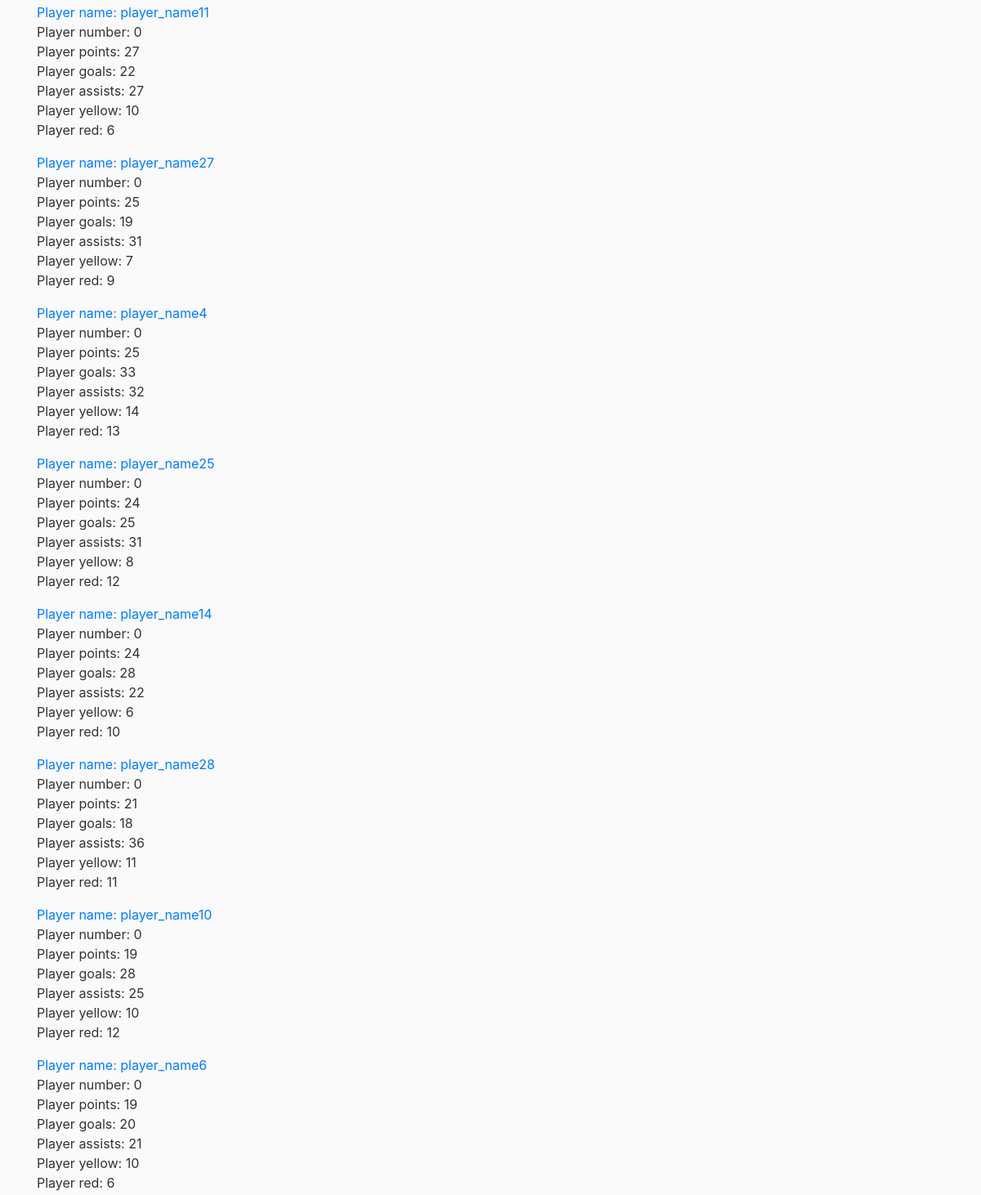
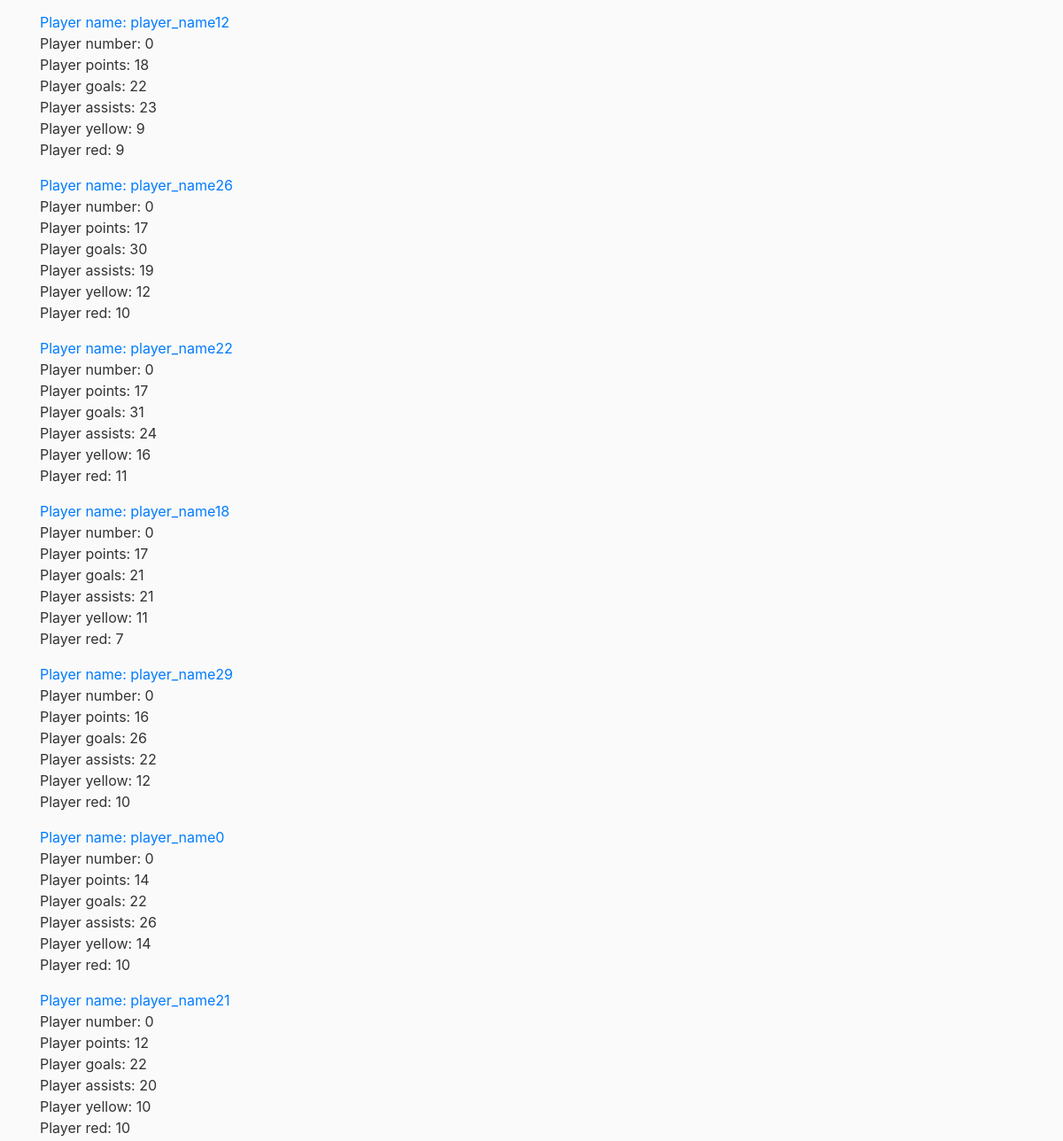
/bestplayers (middle part), run on an earlier commit of the app's database (2 pictures, top to bottom).
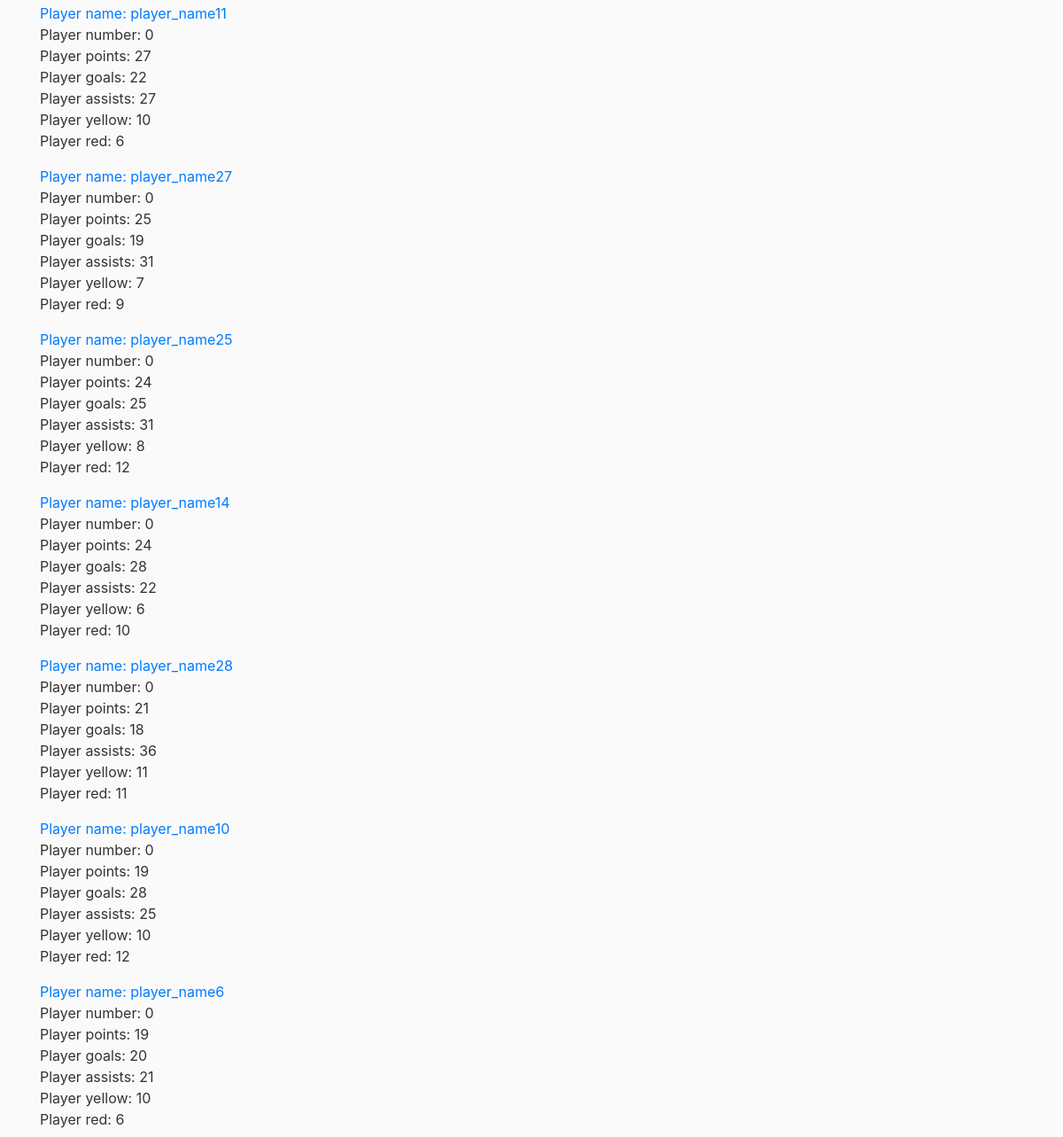
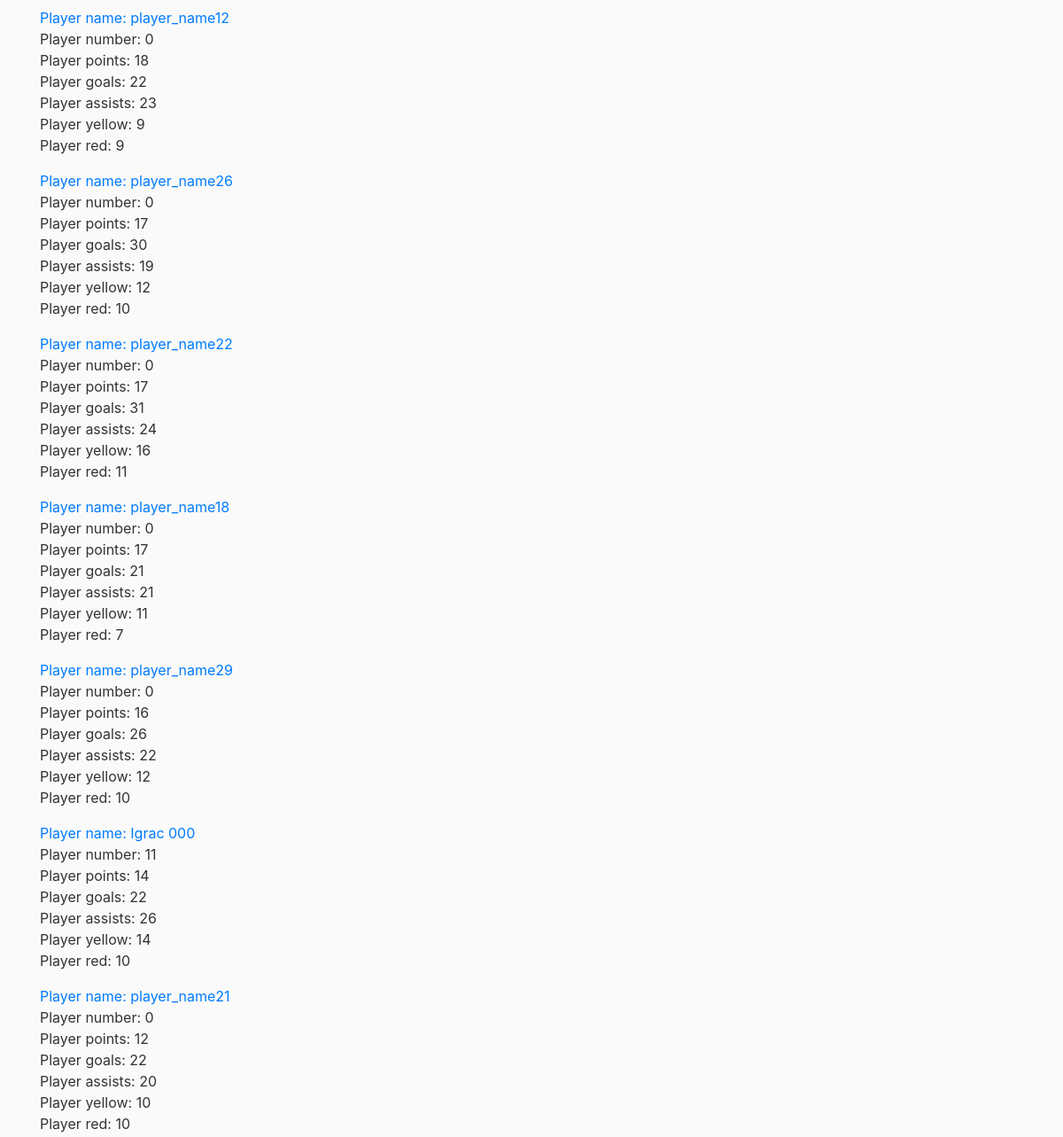
And on a later commit of the database (2 pictures, top to bottom).
### fuca/models.py (models this page shows, shortened)
class Player(db.Model):
    __tablename__ = 'player'
    id          = db.Column(db.Integer,     primary_key=True)
    name        = db.Column(db.String(100), nullable=False)
    birthdate   = db.Column(db.DateTime,    nullable=False)
    number      = db.Column(db.Integer,     nullable=False)
    image       = db.Column(db.String(20),  nullable=False, default='default.jpg')
    email       = db.Column(db.String(120), unique=True,    nullable=False)
    password    = db.Column(db.String(60),  nullable=False)
    team_id     = db.Column(db.Integer, db.ForeignKey('team.id'), nullable=False)
    statistics  = db.relationship('Statistics', backref='player', lazy=True)
    def goals(self):
        goals = 0
        for stat in self.statistics:
            goals += stat.goals
        return goals
    def assists(self):
        assists = 0
        for stat in self.statistics:
            assists += stat.assists
        return assists
    def red(self):
        red = 0
        for stat in self.statistics:
            red += stat.red
        return red
    def yellow(self):
        yellow = 0
        for stat in self.statistics:
            yellow += stat.yellow
        return yellow
    def points(self):
        return self.goals() + self.assists() - self.yellow() - 2 * self.red()
    def jinja_dict(self):
        return {'name'          : self.name,
                'birthdate'     : self.birthdate,
                'image'         : self.image,
                'email'         : self.email,
                'team_id'       : self.team_id,
                'number'        : self.number,
                'goals'         : self.goals(),
                'assists'       : self.assists(),
                'red'           : self.red(),
                'yellow'        : self.yellow(),
                'points'        : self.points(),
                'id'            : self.id}

### fuca/routes/standings_routes.py (the view)
@app.route("/bestplayers")
def bestplayers():
    players_db = Player.query.all()
    players = [player.jinja_dict() for player in players_db]
    players = sorted(players, key=lambda player: player['points'])
    players = reversed(players)
    return render_template('standings/best-players.html', players=players, title='Best Players')

### fuca/templates/standings/best-players.html
{% extends 'standings/standings-layout.html' %}
{% block standings_content %}
    {% for player in players %}
        <p>
            <a href="{{ url_for('player', id=player.id)}}">Player name: {{ player.name }}</a><br>
            Player number: {{ player.number }}<br>
            Player points: {{ player.points }}<br>
            Player goals: {{ player.goals }}<br>
            Player assists: {{ player.assists }}<br>
            Player yellow: {{ player.yellow }}<br>
            Player red: {{ player.red }}<br>
        </p>
    {% endfor %}
{% endblock standings_content %}

What changed in the data, as far as the page shows it:
removed Player: name "player_name4", number "0", points "25", goals "33", assists "32", yellow "14", red "13"
changed Player: name "player_name0" → "Igrac 000"; number "0" → "11"
